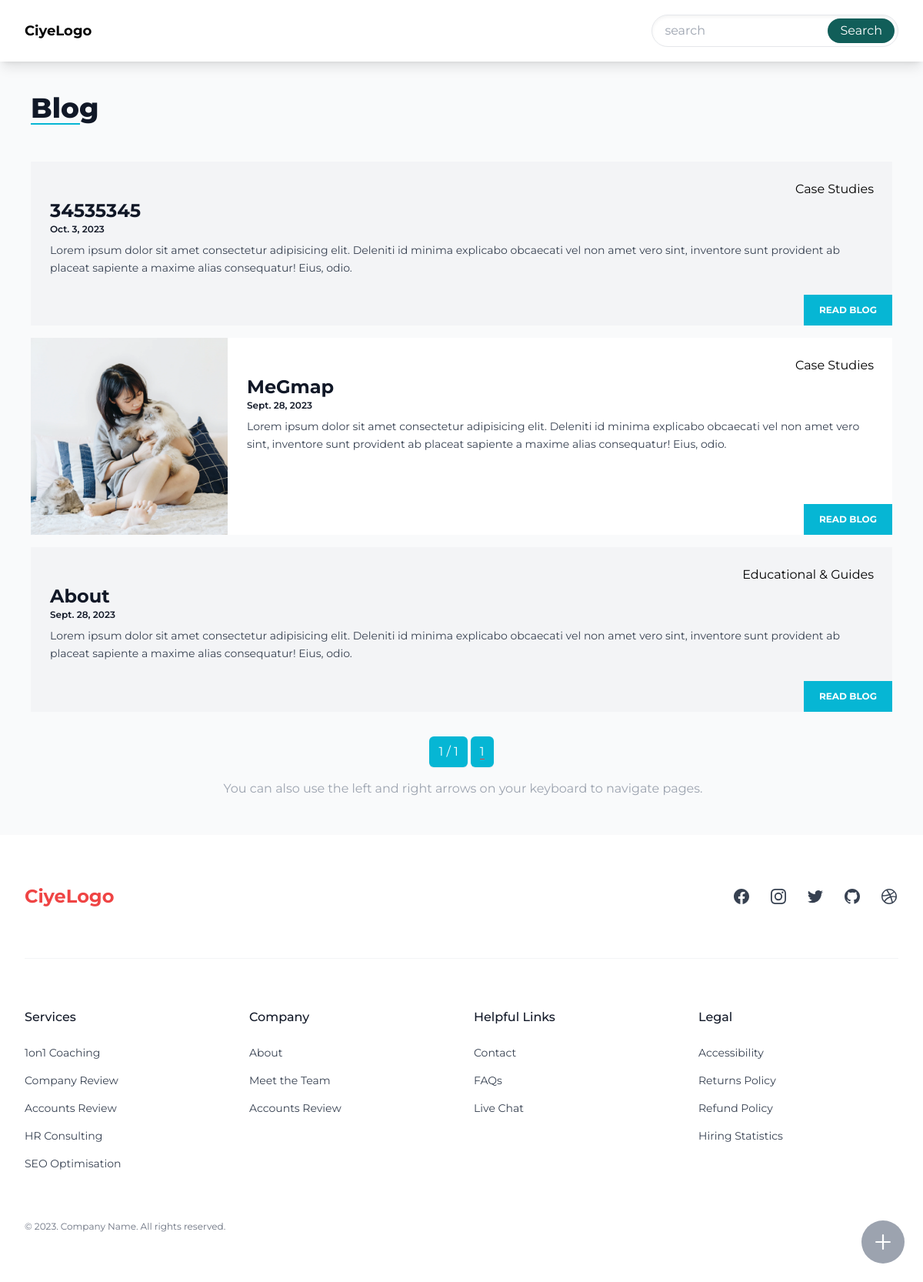
Screenshot of /blog/ with the database file from the repository.
### blog/models.py (models this page shows, shortened)
class Blog(BaseModel):
    title = models.CharField(max_length=200)
    slug = models.SlugField(max_length=200, unique=True,blank=True,null=True)
    description = models.TextField(null=True, blank=True)
    image = models.ImageField(upload_to=get_upload_path, null=True, blank=True)
    content = RichTextUploadingField(null=True,blank=True)
    category = models.ForeignKey(Category,on_delete=models.SET_NULL,null=True,blank=True,related_name='blog')
    custom_order = models.IntegerField(default=0)
    created_at = models.DateTimeField(auto_now_add=True,null=True,blank=True)
    updated_at = models.DateTimeField(auto_now=True,null=True,blank=True)
    def get_absolute_url(self):
        return reverse("blog-detail", kwargs={"slug": self.slug})
    class Meta:
        ordering = ['-custom_order','-is_featured', '-id',]

class Category(MPTTModel):
    name = models.CharField(max_length=50, unique=True)
    slug = models.SlugField(max_length=100, unique=True, null=True, blank=True)
    description = models.CharField(max_length=200, blank=True, null=True)
    parent = TreeForeignKey('self', on_delete=models.CASCADE,
                            null=True, blank=True, related_name='children')
    custom_order = models.IntegerField(default=0)
    created_at = models.DateTimeField(auto_now_add=True)
    updated_at = models.DateTimeField(auto_now=True)
    class MPTTMeta:
        order_insertion_by = ['-custom_order', 'name']
    def __str__(self) -> str:
        return self.name
    class Meta:
        verbose_name_plural = 'Categories'
    def get_absolute_url(self):
        url_list = [self.slug]
        parent = self.parent
        while parent:
            url_list.insert(0, parent.slug)
            parent = parent.parent
        category_path = '/'.join(url_list)
        return reverse('blog-list', args=[category_path])

### blog/views.py (the view)
# urls.py: path('',views.BlogIndex.as_view(),name='blog-index'),
class BlogIndex(ListView):
    model = Blog
    paginate_by = 12
    template_name = "blog/blog-index.html"

### form_handlers/forms.py
class InquiryForm(forms.ModelForm):
    class Meta:
        model = Inquiry
        exclude = ['source_webpage', 'source_ip', 'country_from_ip']

### abstractapp/custom_context_processors.py (called while the page is built)
def categories(request):
    product_categories = ProductCategory.objects.all()
    product_root_categories = ProductCategory.objects.filter(Q(level=1)|Q(level=1))
    blog_categories = BlogCategory.objects.all()
    blog_root_categories = BlogCategory.objects.filter(level=0)
    return {
        'product_categories': product_categories,
        'product_root_categories': product_root_categories,
        'blog_categories':blog_categories,
        'blog_root_categories':blog_root_categories,
    }

def inquiry_form(request):
    return {
        'inquiry_form':InquiryForm(),
    }

def contact(request):
    contacts = ContactInformation.objects.all().order_by('custom_order')
    contact_dict = {contact.name: contact for contact in contacts}
    return {'contact': contact_dict}

### products/models.py (called while the page is built)
    def get_absolute_url(self):
        url_list = [self.slug]
        parent = self.parent
        while parent:
            url_list.insert(0, parent.slug)
            parent = parent.parent
        category_path = '/'.join(url_list)
        return reverse('category-products', args=[category_path])

### blog/templates/blog/blog-index.html
{% extends "base.html" %}
{% block content %}
  <div class="custom-container ">
    <div class="prose mt-10">
      <h1>
        Blog
      </h1>
      <div class="custom-bar -mt-8">
      </div>
    </div>
    {% include "blog/partial/card-horizontal.html" with parent_name="blog-index" %}
    {% include "partial/pagination.html" %}
  </div>
{% endblock %}

### blog/templates/blog/partial/card-horizontal.html (shortened to what this page needs)
{% for object in object_list %}
<article class="flex {% cycle 'bg-gray-100' 'bg-white' %} my-4 transition hover:shadow">
  {% if object.image %}
    <div class="hidden  sm:block sm:basis-64">
      <img alt="{{ object.title }}"
           src="{{ object.image.url }}"
           class="aspect-square h-full my-auto w-full object-cover" />
    </div>
  {% endif %}
  <div class="flex flex-1 flex-col justify-between">
    <div class="border-s border-gray-900/10 p-4 sm:border-l-transparent sm:p-6">
      <div class="text-right ">
        <a
        {% if parent_name != "main-list" %}
href="{{ object.category.get_absolute_url }}"
        {% endif %}>{{ object.category }}</a>
      </div>
      <a href="{{ object.get_absolute_url }}"
      >
        <h3 class="font-bold text-2xl capitalize text-gray-900">
          {{ object.title }}
        </h3>
      </a>
      <div>
        <time datetime="{{ object.created_at }}"
              class="flex items-center justify-between gap-4 text-xs font-semibold capitalize text-gray-900">
          <span>{{ object.created_at|date }}</span>
        </time>
      </div>
      <p class="mt-2 line-clamp-4 text-sm/relaxed text-gray-700">
        {{ object.description }}
      </p>
    </div>
    <div class="sm:flex sm:items-end sm:justify-end">
      <a href="{{ object.get_absolute_url }}"
         class="block bg-cyan-500 px-5 py-3 text-center text-xs font-bold uppercase text-white transition hover:underline hover:underline-offset-4">
        Read Blog
      </a>
    </div>
  </div>
</article>
  {% endfor %}

### rows the page displays
Blog: category "Case Studies", title "34535345", created_at "Oct. 3, 2023", description "Lorem ipsum dolor sit amet consectetur adipisicing elit. Deleniti id minima explicabo obcaecati vel non amet vero sint, inventore sunt provident ab placeat sapiente a maxime alias consequatur! Eius, odio."
Blog: image (picture), category "Case Studies", title "MeGmap", created_at "Sept. 28, 2023", description "Lorem ipsum dolor sit amet consectetur adipisicing elit. Deleniti id minima explicabo obcaecati vel non amet vero sint, inventore sunt provident ab placeat sapiente a maxime alias consequatur! Eius, odio."
Blog: category "Educational & Guides", title "About", created_at "Sept. 28, 2023", description "Lorem ipsum dolor sit amet consectetur adipisicing elit. Deleniti id minima explicabo obcaecati vel non amet vero sint, inventore sunt provident ab placeat sapiente a maxime alias consequatur! Eius, odio."

### other values shown
{{ page_obj.number }} "1"
{{ paginator.num_pages }} "1"
{{ page_num }} "1"
